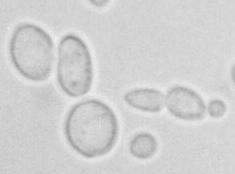
#> input picture 2. Morfologia Matemática/imgs_cinza/cells_yeast.jpg, 235 x 174 px; its folder holds only this picture in this run
$ jupyter execute morfologia_imgs_cinza.ipynb
#> lines starting #> are read from the running program, lines starting #| are printed output that depends on the picture
## Trabalho - Morfologia Matemática

> Programa de Pós-Graduação em Engenharia Elétrica e de Computação

> Processamento Digital de Imagens

[cell 1]
# Importação das bibliotecas
import numpy as np
import cv2
from matplotlib import pyplot as plt
import os
import glob
import pathlib

[cell 2]
def load_data(datadir):
#> called with datadir = 'imgs_cinza'
    img_array = []
    path = os.path.join(datadir)
    path_list  = list(os.listdir(path))
    for img in path_list:
        img_array.append(cv2.imread(os.path.join(path, img)))
    return img_array

imgs_cinza = load_data('imgs_cinza')
#> imgs_cinza = 1 item

> Definindo os elementos estruturantes: Retângulo, círculo e cruz

[cell 3]
def kernel(dim):
    kernel_rect = cv2.getStructuringElement(cv2.MORPH_RECT,(dim,dim)) #retang
    kernel_ellipse = cv2.getStructuringElement(cv2.MORPH_ELLIPSE,(dim,dim)) # elipse/circular
    kernel_cross = cv2.getStructuringElement(cv2.MORPH_CROSS,(dim,dim)) # cruz

    return kernel_rect, kernel_ellipse, kernel_cross

>Operações de Erosão e Dilatação

[cell 4]
def erosao(img, dim):
    kernel_rect, kernel_ellipse, kernel_cross = kernel(dim)

    erosion_rect = cv2.erode(img,kernel_rect,iterations = 1)
    erosion_ellipse = cv2.erode(img,kernel_ellipse,iterations = 1)
    erosion_cross = cv2.erode(img,kernel_cross,iterations = 1)

    return erosion_rect, erosion_ellipse, erosion_cross

def dilatacao(img, dim):
    kernel_rect, kernel_ellipse, kernel_cross = kernel(dim)

    dilate_rect = cv2.dilate(img,kernel_rect,iterations = 1)
    dilate_ellipse = cv2.dilate(img,kernel_ellipse,iterations = 1)
    dilate_cross = cv2.dilate(img,kernel_cross,iterations = 1)

    return dilate_rect, dilate_ellipse, dilate_cross

> Operações de Abertura e Fechamento

[cell 5]
def opening(img, dim):
    kernel_rect, kernel_ellipse, kernel_cross = kernel(dim)

    opening_rect = cv2.morphologyEx(img, cv2.MORPH_OPEN, kernel_rect)
    opening_ellipse = cv2.morphologyEx(img, cv2.MORPH_OPEN, kernel_ellipse)
    opening_cross = cv2.morphologyEx(img, cv2.MORPH_OPEN, kernel_cross)

    return opening_rect, opening_ellipse, opening_cross

def closing(img, dim):
    kernel_rect, kernel_ellipse, kernel_cross = kernel(dim)

    closing_rect = cv2.morphologyEx(img, cv2.MORPH_CLOSE, kernel_rect)
    closing_ellipse = cv2.morphologyEx(img, cv2.MORPH_CLOSE, kernel_ellipse)
    closing_cross = cv2.morphologyEx(img, cv2.MORPH_CLOSE, kernel_cross)

    return closing_rect, closing_ellipse, closing_cross

> Plot das imagens

[cell 6]
def plotImage(img, img_3, img_5, img_7, op, elem):
    plt.figure(figsize=(15,12))

    plt.subplot(1, 4, 1), plt.imshow(img), plt.title("Original")
    plt.xticks([]), plt.yticks([])

    plt.subplot(1, 4, 2), plt.imshow(img_3), plt.title("{} - {} (5x5)".format(op, elem))
    plt.xticks([]), plt.yticks([])

    plt.subplot(1, 4, 3), plt.imshow(img_5), plt.title("{} - {} (11x11)".format(op, elem))
    plt.xticks([]), plt.yticks([])

    plt.subplot(1, 4, 4), plt.imshow(img_7), plt.title("{} - {} (25x25)".format(op, elem))
    plt.xticks([]), plt.yticks([])
    plt.show()

### Resultado da operação de Erosão

> Imagens em níveis de cinza

> Elementos estruturantes: Retângulo, circular e cruz.

> Dimensões: 5x5 - 11x11 - 25x25

[cell 7]
def resultErosion(img):
    for i in range(len(img)):
        erosion_rect_5, erosion_ellipse_5, erosion_cross_5 = erosao(img[i], 5)
        erosion_rect_11, erosion_ellipse_11, erosion_cross_11 = erosao(img[i], 11)
        erosion_rect_25, erosion_ellipse_25, erosion_cross_25 = erosao(img[i], 25)

        plotImage(img[i], erosion_rect_5, erosion_rect_11, erosion_rect_25, "Erosão", "Retângulo")
        plotImage(img[i], erosion_ellipse_5, erosion_ellipse_11, erosion_ellipse_25, "Erosão", "Elipse")
        plotImage(img[i], erosion_cross_5, erosion_cross_11, erosion_cross_25, "Erosão", "Cruz")
#> this loop made 1 pass
#> pass 1, in erosao, `erosion_rect = cv2.erode(img,kernel_rect,iterations = 1)`:
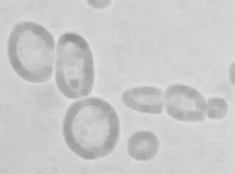
#> erosion_rect: shape (174, 235, 3); min 143, max 226, mean 201.9
#> pass 1, in erosao (call 2), `erosion_rect = cv2.erode(img,kernel_rect,iterations = 1)`:
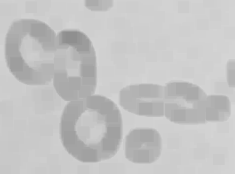
#> erosion_rect: shape (174, 235, 3); min 143, max 214, mean 195.5

[cell 8]
#resultErosion(imgs_pb)

[cell 9]
resultErosion(imgs_cinza)

### Resultado da operação de Dilatação

> Imagens em níveis de cinza

> Elementos estruturantes: Retângulo, circular e cruz.

> Dimensões: 5x5 - 11x11 - 25x25

[cell 10]
def resultDilate(img):
    for i in range(len(img)):
        dilate_rect_5, dilate_ellipse_5, dilate_cross_5 = dilatacao(img[i], 5)
        dilate_rect_11, dilate_ellipse_11, dilate_cross_11 = dilatacao(img[i], 11)
        dilate_rect_25, dilate_ellipse_25, dilate_cross_25 = dilatacao(img[i], 25)

        plotImage(img[i], dilate_rect_5, dilate_rect_11, dilate_rect_25, "Dilatação", "Retângulo")
        plotImage(img[i], dilate_ellipse_5, dilate_ellipse_11, dilate_ellipse_25, "Dilatação", "Elipse")
        plotImage(img[i], dilate_cross_5, dilate_cross_11, dilate_cross_25, "Dilatação", "Cruz")
#> this loop made 1 pass
#> pass 1, in dilatacao, `dilate_rect = cv2.dilate(img,kernel_rect,iterations = 1)`:
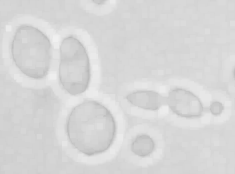
#> dilate_rect: shape (174, 235, 3); min 184, max 240, mean 215.1
#> pass 1, in dilatacao (call 2), `dilate_rect = cv2.dilate(img,kernel_rect,iterations = 1)`:
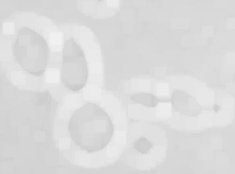
#> dilate_rect: shape (174, 235, 3); min 202, max 240, mean 219.5

[cell 11]
#resultDilate(imgs_pb)

[cell 12]
resultDilate(imgs_cinza)

### Resultado da operação de Abertura

> Imagens em níveis de cinza

> Elementos estruturantes: Retângulo, circular e cruz.

> Dimensões: 5x5 - 11x11 - 25x25

[cell 13]
def resultOpening(img):
    for i in range(len(img)):
        opening_rect_5, opening_ellipse_5, opening_cross_5 = opening(img[i], 5)
        opening_rect_11, opening_ellipse_11, opening_cross_11 = opening(img[i], 11)
        opening_rect_25, opening_ellipse_25, opening_cross_25 = opening(img[i], 25)

        plotImage(img[i], opening_rect_5, opening_rect_11, opening_rect_25, "Abertura", "Retângulo")
        plotImage(img[i], opening_ellipse_5, opening_ellipse_11, opening_ellipse_25, "Abertura", "Elipse")
        plotImage(img[i], opening_cross_5, opening_cross_11, opening_cross_25, "Abertura", "Cruz")
#> this loop made 1 pass
#> pass 1, in plotImage (call 7), `plt.show()`:
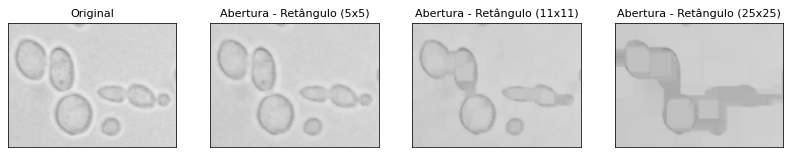
#> figure drawn by matplotlib, 4 panels
#> pass 1, in plotImage (call 8), `plt.show()`:
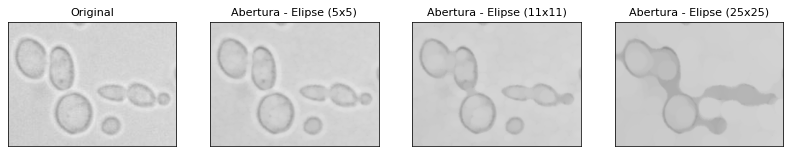
#> figure drawn by matplotlib, 4 panels
#> pass 1, in plotImage (call 9), `plt.show()`:
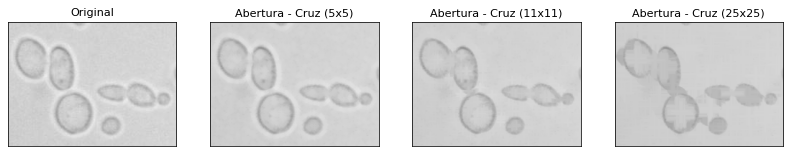
#> figure drawn by matplotlib, 4 panels

[cell 14]
#resultOpening(imgs_pb)

[cell 15]
resultOpening(imgs_cinza)

### Resultado da operação de Fechamento

> Imagens em níveis de cinza

> Elementos estruturantes: Retângulo, circular e cruz.

> Dimensões: 5x5 - 11x11 - 25x25

[cell 16]
def resultClosing(img):
    for i in range(len(img)):
        closing_rect_5, closing_ellipse_5, closing_cross_5 = closing(img[i], 5)
        closing_rect_11, closing_ellipse_11, closing_cross_11 = closing(img[i], 11)
        closing_rect_25, closing_ellipse_25, closing_cross_25 = closing(img[i], 25)

        plotImage(img[i], closing_rect_5, closing_rect_11, closing_rect_25, "Fechamento", "Retângulo")
        plotImage(img[i], closing_ellipse_5, closing_ellipse_11, closing_ellipse_25, "Fechamento", "Elipse")
        plotImage(img[i], closing_cross_5, closing_cross_11, closing_cross_25, "Fechamento", "Cruz")
#> this loop made 1 pass
#> pass 1, in plotImage (call 10), `plt.show()`:
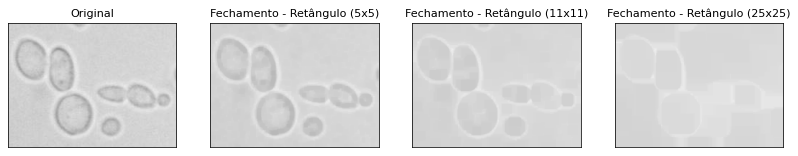
#> figure drawn by matplotlib, 4 panels
#> pass 1, in plotImage (call 11), `plt.show()`:
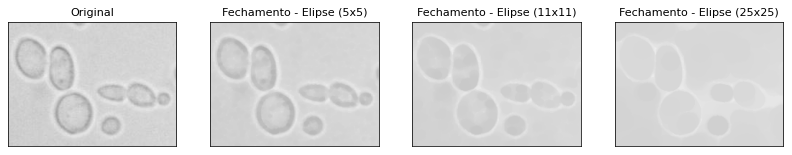
#> figure drawn by matplotlib, 4 panels
#> pass 1, in plotImage (call 12), `plt.show()`:
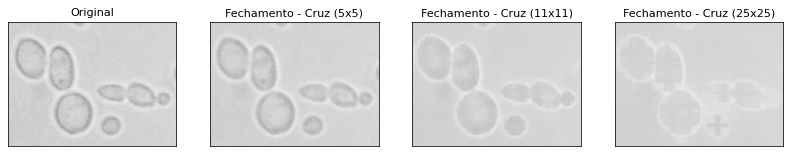
#> figure drawn by matplotlib, 4 panels
